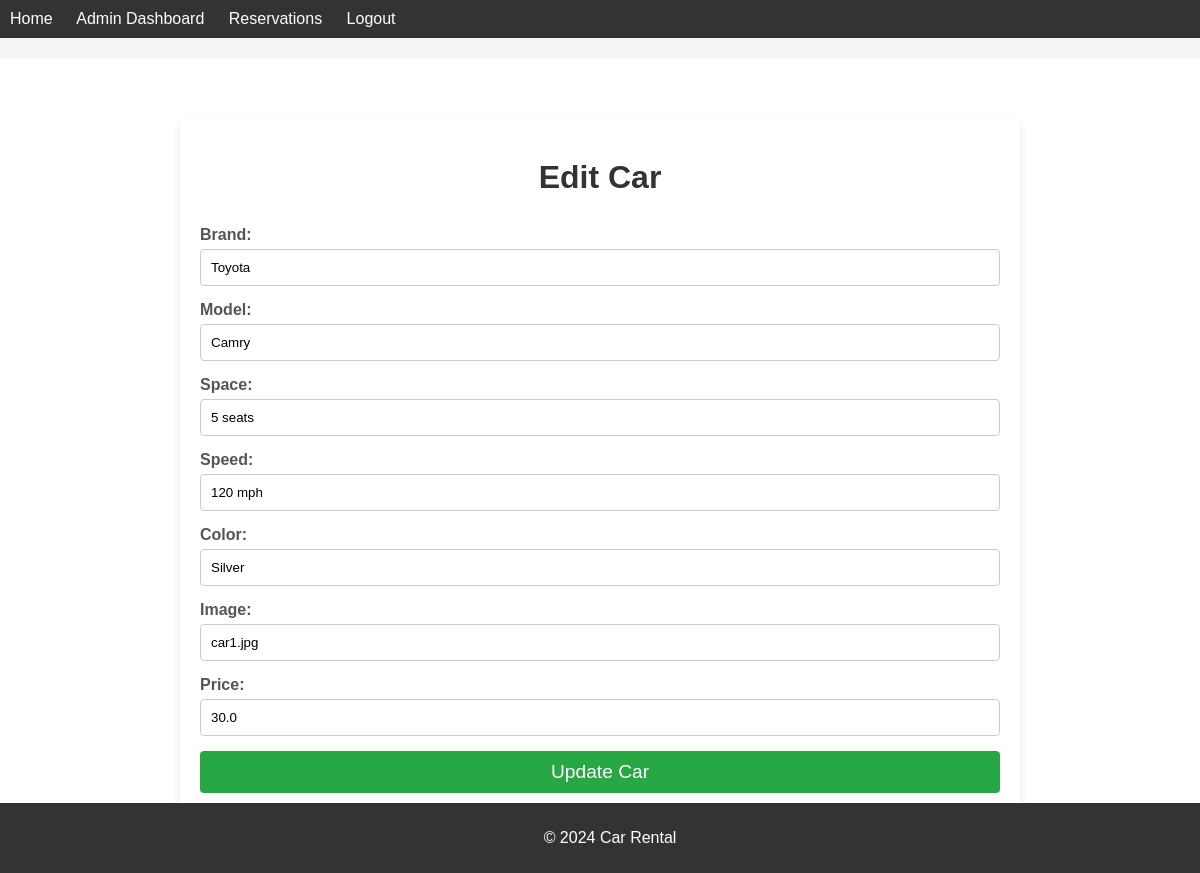
The page /admin/edit_car/9 (signed in) on the database its author committed.
### tables this page shows
CREATE TABLE cars (
            id INTEGER PRIMARY KEY AUTOINCREMENT,
            brand TEXT NOT NULL,
            model TEXT NOT NULL,
            space TEXT,
            speed TEXT,
            color TEXT,
            image TEXT,
            available INTEGER DEFAULT 1,
            price REAL NOT NULL
        );

### routes/routes.py (the view)
@routes.route("/admin/edit_car/<int:car_id>")
@login_required
def edit_car(car_id):
    conn = get_db_connection()
    car = conn.execute("SELECT * FROM cars WHERE id = ?", (car_id,)).fetchone()
    conn.close()
    if car is None:
        abort(404)
    return render_template("edit_car.html", car=car)

### models/models.py (called while the page is built)
def get_db_connection():
    conn = sqlite3.connect(Config.DATABASE_PATH)
    conn.row_factory = sqlite3.Row
    return conn

### routes/routes.py (called while the page is built)
def login_required(f):
    @wraps(f)
    def decorated_function(*args, **kwargs):
        if session.get("user_id") is None:
            return redirect(url_for("routes.login"))
        return f(*args, **kwargs)
    return decorated_function

### templates/edit_car.html (shortened to what this page needs)
{% extends "base.html" %}
{% block content %}
    <link rel="stylesheet" href="{{ url_for('static', filename='css/edit_car.css') }}">
    <div class="edit-car">
        <h1>Edit Car</h1>
        <form method="post" action="/admin/update_car/{{ car.id }}">
            <div class="form-group">
                <label for="brand">Brand:</label>
                <input type="text" name="brand" value="{{ car.brand }}" required>
            </div>
            <div class="form-group">
                <label for="model">Model:</label>
                <input type="text" name="model" value="{{ car.model }}" required>
            </div>
            <div class="form-group">
                <label for="space">Space:</label>
                <input type="text" name="space" value="{{ car.space }}">
            </div>
            <div class="form-group">
                <label for="speed">Speed:</label>
                <input type="text" name="speed" value="{{ car.speed }}">
            </div>
            <div class="form-group">
                <label for="color">Color:</label>
                <input type="text" name="color" value="{{ car.color }}">
            </div>
            <div class="form-group">
                <label for="image">Image:</label>
                <input type="text" name="image" value="{{ car.image }}">
            </div>
            <div class="form-group">
                <label for="price">Price:</label>
                <input type="number" name="price" value="{{ car.price }}" required>
            </div>
            <button type="submit" class="btn-submit">Update Car</button>
        </form>
    </div>
{% endblock %}

### static/css/style.css (style rules this page uses)
body { font-family: Arial, sans-serif; background-color: #f4f4f4; margin: 0; padding: 0; }

### static/css/index.css (style rules this page uses)
body { font-family: 'Arial', sans-serif; background-color: #f4f4f4; margin: 0; padding: 0; }

### static/css/login.css (style rules this page uses)
body { font-family: 'Arial', sans-serif; background-color: #f1f1f1; margin: 0; padding: 0; }
.form-group { margin-bottom: 15px; }
label { font-size: 1rem; color: #333; display: block; }

### static/css/register.css (style rules this page uses)
body { font-family: 'Arial', sans-serif; background-color: #f1f1f1; margin: 0; padding: 0; }
.form-group { margin-bottom: 15px; }
label { font-size: 1rem; color: #333; display: block; }

### static/css/user_reservations.css (style rules this page uses)
body { font-family: 'Arial', sans-serif; background-color: #f4f4f4; margin: 0; padding: 0; }

### static/css/car_details.css (style rules this page uses)
body { font-family: 'Arial', sans-serif; background-color: #f4f4f4; margin: 0; padding: 0; }

### static/css/admin_dashboard.css (style rules this page uses)
body { font-family: 'Arial', sans-serif; background-color: #f4f4f4; margin: 0; padding: 0; }
.form-group { margin-bottom: 15px; }
.form-group label { font-weight: bold; color: #555; }
.form-group input { width: 100%; padding: 8px; margin-top: 5px; border-radius: 4px; border: 1px solid #ccc; box-sizing: border-box; }

### static/css/edit_car.css (style rules this page uses)
body { font-family: 'Arial', sans-serif; background-color: #f4f4f4; margin: 0; padding: 0; }
.edit-car { max-width: 800px; margin: 40px auto; background-color: #fff; padding: 20px; border-radius: 8px; box-shadow: 0 4px 8px rgba(0, 0, 0, 0.1); }
.edit-car h1 { text-align: center; font-size: 2rem; color: #333; margin-bottom: 30px; }
.edit-car .form-group { margin-bottom: 15px; }
.edit-car .form-group label { font-weight: bold; color: #555; }
.edit-car .form-group input { width: 100%; padding: 10px; border-radius: 4px; border: 1px solid #ccc; margin-top: 5px; box-sizing: border-box; }
.btn-submit { background-color: #28a745; color: #fff; padding: 10px 15px; border: none; border-radius: 4px; cursor: pointer; width: 100%; font-size: 1.2rem; }

### rows shown on the page
cars: brand "Toyota", model "Camry", space "5 seats", speed "120 mph", color "Silver", image "car1.jpg", price "30.0"
